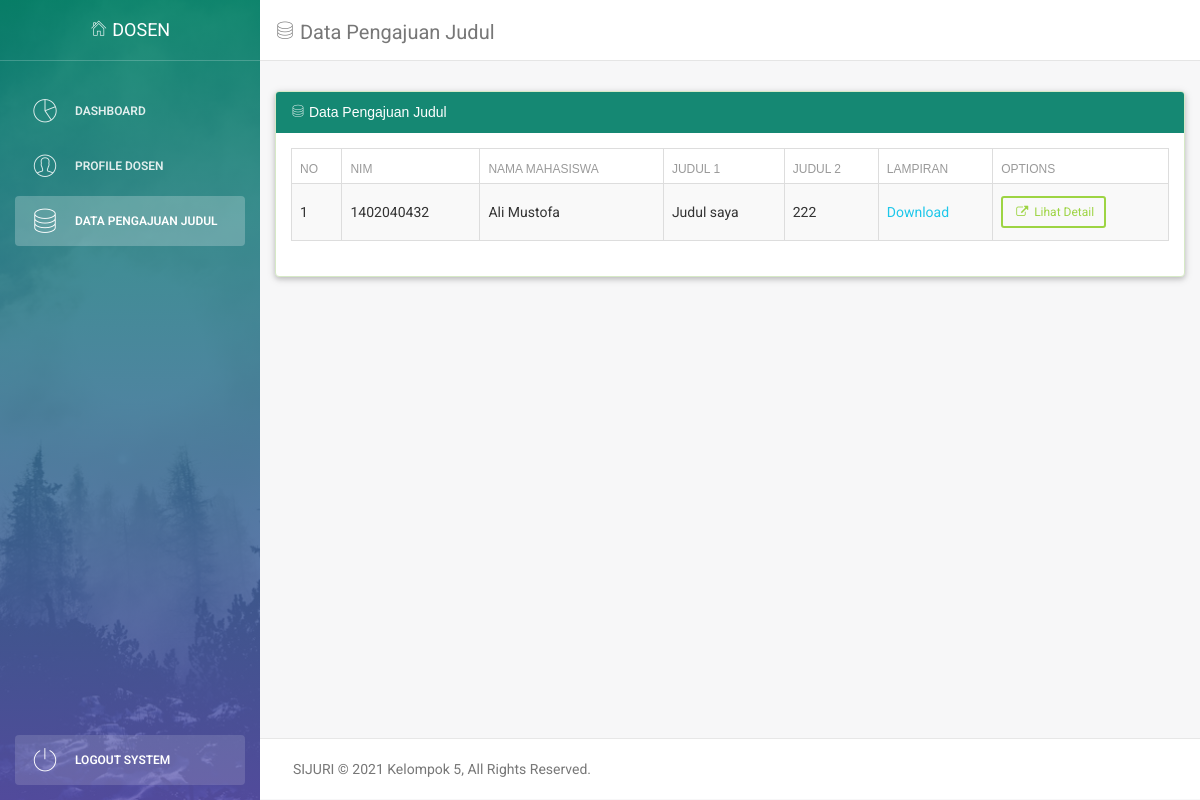
Page /dosen/media.php?action=data-pengajuan-judul (signed in) on the committed database.
### tables this page shows
CREATE TABLE `skripsi` (
  `nim` varchar(16) NOT NULL,
  `judul1` text DEFAULT NULL,
  `desjudul1` text NOT NULL,
  `judul2` text DEFAULT NULL,
  `desjudul2` text NOT NULL,
  `status_judul1` tinyint(4) NOT NULL,
  `status_judul2` tinyint(4) NOT NULL,
  `disetujui` tinyint(4) DEFAULT NULL,
  `prodi` varchar(100) DEFAULT NULL,
  `kelas` varchar(50) DEFAULT NULL,
  `mahasiswa` varchar(255) DEFAULT NULL,
  `pembimbing1` varchar(50) DEFAULT NULL,
  `pembimbing2` varchar(50) DEFAULT NULL,
  `file_url` varchar(255) NOT NULL
);

CREATE TABLE `tbl_pengaturan` (
  `id` int(11) NOT NULL,
  `nama` varchar(50) NOT NULL,
  `isi` text NOT NULL,
  `keterangan` text NOT NULL
);

### dosen/module/data-pengajuan-judul.php (the view, shortened to what this page needs)
<div class="content">
  <div class="container-fluid">
    <div class="row">
      <div class="panel panel-success" style="box-shadow: 0 2px 5px 0 rgba(0, 0, 0, 0.16), 0 2px 10px 0 rgba(0, 0, 0, 0.12);">
        <div class="unwaha-padding panel-heading" style="color:#fff;background-color: #158873;border-color: #158873;"> <i class="pe-7s-server"></i> Data Pengajuan Judul</div>
        <div class="panel-body">
          <table id="data-pengajuan-judul" class="table table-striped table-bordered table-hover">
            <thead>
              <tr>
                <th>No</th>
                <th>NIM</th>
                <th>Nama Mahasiswa</th>
                <th>Judul 1</th>
                <th>Judul 2</th>
                <th>Lampiran</th>
                <th>Options</th>
              </tr>
            </thead>
            <tbody>
              <?php
              include('../library/database.php');
              $nip = $_SESSION['nip'];
              $query = "SELECT * FROM skripsi WHERE pembimbing1='$nip' OR pembimbing2='$nip'";
              $result =  mysqli_query($connect, $query);
              $no = 1;
              while ($row = mysqli_fetch_array($result)) {
                $lampiran = $row['file_url'];
                $lampiran = $lampiran ? '<a href="../file_up/' . $lampiran . '"  target="_blank">Download</a>' : "Tidak ada";
              ?>
                <tr>
                  <td><?php echo $no; ?></td>
                  <td><?php echo $row['nim'] ?></td>
                  <td><?php echo $row['mahasiswa'] ?></td>
                  <td><?php echo $row['judul1'] ?></td>
                  <td><?php echo $row['judul2'] ?></td>
                  <td><?php echo $lampiran ?></td>
                  <td><a href="media.php?action=lihat-judul&nim=<?php echo $row['nim'] ?>" class="btn btn-sm btn-success"><i class="fa fa-external-link"></i> Lihat Detail</a></td>
                </tr>
              <?php
                $no++;
              }
              ?>
            </tbody>
          </table>
        </div>
      </div>
    </div>
  </div>
</div>

### dosen/part/footer.php (shortened to what this page needs)
<footer class="footer">
    <div class="container-fluid">
        <p class="copyright pull-left">
            <?= $footer_title ?>
        </p>
    </div>
</footer>
</div>
</body>
</html>

### rows in the picture
skripsi: nim "1402040432", mahasiswa "Ali Mustofa", judul1 "Judul saya", judul2 "222"
tbl_pengaturan: isi "SIJURI © 2021 Kelompok 5, All Rights Reserved."

### other values in the picture
$title "Data Pengajuan Judul"
